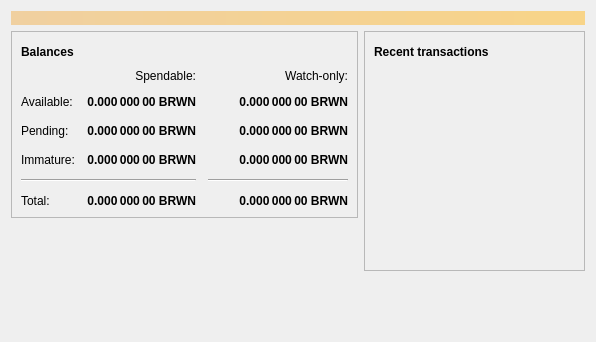
<?xml version="1.0" encoding="UTF-8"?>
<ui version="4.0">
 <class>OverviewPage</class>
 <widget class="QWidget" name="OverviewPage">
  <property name="geometry">
   <rect>
    <x>0</x>
    <y>0</y>
    <width>596</width>
    <height>342</height>
   </rect>
  </property>
  <property name="windowTitle">
   <string>Form</string>
  </property>
  <layout class="QVBoxLayout" name="topLayout">
   <item>
    <widget class="QLabel" name="labelAlerts">
     <property name="visible">
      <bool>false</bool>
     </property>
     <property name="styleSheet">
      <string notr="true">QLabel { background-color: qlineargradient(x1: 0, y1: 0, x2: 1, y2: 0, stop:0 #F0D0A0, stop:1 #F8D488); color:#000000; }</string>
     </property>
     <property name="wordWrap">
      <bool>true</bool>
     </property>
     <property name="margin">
      <number>3</number>
     </property>
     <property name="textInteractionFlags">
      <set>Qt::TextSelectableByMouse</set>
     </property>
    </widget>
   </item>
   <item>
    <layout class="QHBoxLayout" name="horizontalLayout" stretch="1,1">
     <item>
      <layout class="QVBoxLayout" name="verticalLayout_2">
       <item>
        <widget class="QFrame" name="frame">
         <property name="frameShape">
          <enum>QFrame::StyledPanel</enum>
         </property>
         <property name="frameShadow">
          <enum>QFrame::Raised</enum>
         </property>
         <layout class="QVBoxLayout" name="verticalLayout_4">
          <item>
           <layout class="QHBoxLayout" name="horizontalLayout_4">
            <item>
             <widget class="QLabel" name="label_5">
              <property name="font">
               <font>
                <weight>75</weight>
                <bold>true</bold>
               </font>
              </property>
              <property name="text">
               <string>Balances</string>
              </property>
             </widget>
            </item>
            <item>
             <widget class="QPushButton" name="labelWalletStatus">
              <property name="enabled">
               <bool>true</bool>
              </property>
              <property name="maximumSize">
               <size>
                <width>30</width>
                <height>16777215</height>
               </size>
              </property>
              <property name="toolTip">
               <string>The displayed information may be out of date. Your wallet automatically synchronizes with the Browncoin network after a connection is established, but this process has not completed yet.</string>
              </property>
              <property name="text">
               <string/>
              </property>
              <property name="icon">
               <iconset resource="../bitcoin.qrc">
                <normaloff>:/icons/warning</normaloff>
                <disabledoff>:/icons/warning</disabledoff>:/icons/warning</iconset>
              </property>
              <property name="iconSize">
               <size>
                <width>24</width>
                <height>24</height>
               </size>
              </property>
              <property name="flat">
               <bool>true</bool>
              </property>
             </widget>
            </item>
            <item>
             <spacer name="horizontalSpacer_3">
              <property name="orientation">
               <enum>Qt::Horizontal</enum>
              </property>
              <property name="sizeHint" stdset="0">
               <size>
                <width>40</width>
                <height>20</height>
               </size>
              </property>
             </spacer>
            </item>
           </layout>
          </item>
          <item>
           <layout class="QGridLayout" name="gridLayout">
            <property name="spacing">
             <number>12</number>
            </property>
            <item row="2" column="2">
             <widget class="QLabel" name="labelWatchPending">
              <property name="font">
               <font>
                <weight>75</weight>
                <bold>true</bold>
               </font>
              </property>
              <property name="cursor">
               <cursorShape>IBeamCursor</cursorShape>
              </property>
              <property name="toolTip">
               <string>Unconfirmed transactions to watch-only addresses</string>
              </property>
              <property name="text">
               <string notr="true">0.000 000 00 BRWN</string>
              </property>
              <property name="alignment">
               <set>Qt::AlignRight|Qt::AlignTrailing|Qt::AlignVCenter</set>
              </property>
              <property name="textInteractionFlags">
               <set>Qt::LinksAccessibleByMouse|Qt::TextSelectableByKeyboard|Qt::TextSelectableByMouse</set>
              </property>
             </widget>
            </item>
            <item row="2" column="1">
             <widget class="QLabel" name="labelUnconfirmed">
              <property name="font">
               <font>
                <weight>75</weight>
                <bold>true</bold>
               </font>
              </property>
              <property name="cursor">
               <cursorShape>IBeamCursor</cursorShape>
              </property>
              <property name="toolTip">
               <string>Total of transactions that have yet to be confirmed, and do not yet count toward the spendable balance</string>
              </property>
              <property name="text">
               <string notr="true">0.000 000 00 BRWN</string>
              </property>
              <property name="alignment">
               <set>Qt::AlignRight|Qt::AlignTrailing|Qt::AlignVCenter</set>
              </property>
              <property name="textInteractionFlags">
               <set>Qt::LinksAccessibleByMouse|Qt::TextSelectableByKeyboard|Qt::TextSelectableByMouse</set>
              </property>
             </widget>
            </item>
            <item row="3" column="2">
             <widget class="QLabel" name="labelWatchImmature">
              <property name="font">
               <font>
                <weight>75</weight>
                <bold>true</bold>
               </font>
              </property>
              <property name="cursor">
               <cursorShape>IBeamCursor</cursorShape>
              </property>
              <property name="toolTip">
               <string>Mined balance in watch-only addresses that has not yet matured</string>
              </property>
              <property name="text">
               <string notr="true">0.000 000 00 BRWN</string>
              </property>
              <property name="alignment">
               <set>Qt::AlignRight|Qt::AlignTrailing|Qt::AlignVCenter</set>
              </property>
              <property name="textInteractionFlags">
               <set>Qt::LinksAccessibleByMouse|Qt::TextSelectableByKeyboard|Qt::TextSelectableByMouse</set>
              </property>
             </widget>
            </item>
            <item row="4" column="0" colspan="2">
             <widget class="Line" name="line">
              <property name="orientation">
               <enum>Qt::Horizontal</enum>
              </property>
             </widget>
            </item>
            <item row="4" column="2">
             <widget class="Line" name="lineWatchBalance">
              <property name="sizePolicy">
               <sizepolicy hsizetype="Preferred" vsizetype="Fixed">
                <horstretch>0</horstretch>
                <verstretch>0</verstretch>
               </sizepolicy>
              </property>
              <property name="minimumSize">
               <size>
                <width>140</width>
                <height>0</height>
               </size>
              </property>
              <property name="orientation">
               <enum>Qt::Horizontal</enum>
              </property>
             </widget>
            </item>
            <item row="5" column="0">
             <widget class="QLabel" name="labelTotalText">
              <property name="text">
               <string>Total:</string>
              </property>
             </widget>
            </item>
            <item row="3" column="1">
             <widget class="QLabel" name="labelImmature">
              <property name="font">
               <font>
                <weight>75</weight>
                <bold>true</bold>
               </font>
              </property>
              <property name="cursor">
               <cursorShape>IBeamCursor</cursorShape>
              </property>
              <property name="toolTip">
               <string>Mined balance that has not yet matured</string>
              </property>
              <property name="text">
               <string notr="true">0.000 000 00 BRWN</string>
              </property>
              <property name="alignment">
               <set>Qt::AlignRight|Qt::AlignTrailing|Qt::AlignVCenter</set>
              </property>
              <property name="textInteractionFlags">
               <set>Qt::LinksAccessibleByMouse|Qt::TextSelectableByKeyboard|Qt::TextSelectableByMouse</set>
              </property>
             </widget>
            </item>
            <item row="2" column="3">
             <spacer name="horizontalSpacer_2">
              <property name="orientation">
               <enum>Qt::Horizontal</enum>
              </property>
              <property name="sizeHint" stdset="0">
               <size>
                <width>40</width>
                <height>20</height>
               </size>
              </property>
             </spacer>
            </item>
            <item row="3" column="0">
             <widget class="QLabel" name="labelImmatureText">
              <property name="text">
               <string>Immature:</string>
              </property>
             </widget>
            </item>
            <item row="5" column="1">
             <widget class="QLabel" name="labelTotal">
              <property name="font">
               <font>
                <weight>75</weight>
                <bold>true</bold>
               </font>
              </property>
              <property name="cursor">
               <cursorShape>IBeamCursor</cursorShape>
              </property>
              <property name="toolTip">
               <string>Your current total balance</string>
              </property>
              <property name="text">
               <string notr="true">0.000 000 00 BRWN</string>
              </property>
              <property name="alignment">
               <set>Qt::AlignRight|Qt::AlignTrailing|Qt::AlignVCenter</set>
              </property>
              <property name="textInteractionFlags">
               <set>Qt::LinksAccessibleByMouse|Qt::TextSelectableByKeyboard|Qt::TextSelectableByMouse</set>
              </property>
             </widget>
            </item>
            <item row="5" column="2">
             <widget class="QLabel" name="labelWatchTotal">
              <property name="font">
               <font>
                <weight>75</weight>
                <bold>true</bold>
               </font>
              </property>
              <property name="cursor">
               <cursorShape>IBeamCursor</cursorShape>
              </property>
              <property name="toolTip">
               <string>Current total balance in watch-only addresses</string>
              </property>
              <property name="text">
               <string notr="true">0.000 000 00 BRWN</string>
              </property>
              <property name="alignment">
               <set>Qt::AlignRight|Qt::AlignTrailing|Qt::AlignVCenter</set>
              </property>
              <property name="textInteractionFlags">
               <set>Qt::LinksAccessibleByMouse|Qt::TextSelectableByKeyboard|Qt::TextSelectableByMouse</set>
              </property>
             </widget>
            </item>
            <item row="0" column="2">
             <widget class="QLabel" name="labelWatchonly">
              <property name="text">
               <string>Watch-only:</string>
              </property>
              <property name="alignment">
               <set>Qt::AlignRight|Qt::AlignTrailing|Qt::AlignVCenter</set>
              </property>
             </widget>
            </item>
            <item row="1" column="0">
             <widget class="QLabel" name="labelBalanceText">
              <property name="text">
               <string>Available:</string>
              </property>
             </widget>
            </item>
            <item row="1" column="1">
             <widget class="QLabel" name="labelBalance">
              <property name="font">
               <font>
                <weight>75</weight>
                <bold>true</bold>
               </font>
              </property>
              <property name="cursor">
               <cursorShape>IBeamCursor</cursorShape>
              </property>
              <property name="toolTip">
               <string>Your current spendable balance</string>
              </property>
              <property name="text">
               <string notr="true">0.000 000 00 BRWN</string>
              </property>
              <property name="alignment">
               <set>Qt::AlignRight|Qt::AlignTrailing|Qt::AlignVCenter</set>
              </property>
              <property name="textInteractionFlags">
               <set>Qt::LinksAccessibleByMouse|Qt::TextSelectableByKeyboard|Qt::TextSelectableByMouse</set>
              </property>
             </widget>
            </item>
            <item row="1" column="2">
             <widget class="QLabel" name="labelWatchAvailable">
              <property name="font">
               <font>
                <weight>75</weight>
                <bold>true</bold>
               </font>
              </property>
              <property name="cursor">
               <cursorShape>IBeamCursor</cursorShape>
              </property>
              <property name="toolTip">
               <string>Your current balance in watch-only addresses</string>
              </property>
              <property name="text">
               <string notr="true">0.000 000 00 BRWN</string>
              </property>
              <property name="alignment">
               <set>Qt::AlignRight|Qt::AlignTrailing|Qt::AlignVCenter</set>
              </property>
              <property name="textInteractionFlags">
               <set>Qt::LinksAccessibleByMouse|Qt::TextSelectableByKeyboard|Qt::TextSelectableByMouse</set>
              </property>
             </widget>
            </item>
            <item row="2" column="0">
             <widget class="QLabel" name="labelPendingText">
              <property name="text">
               <string>Pending:</string>
              </property>
             </widget>
            </item>
            <item row="0" column="1">
             <widget class="QLabel" name="labelSpendable">
              <property name="text">
               <string>Spendable:</string>
              </property>
              <property name="alignment">
               <set>Qt::AlignRight|Qt::AlignTrailing|Qt::AlignVCenter</set>
              </property>
             </widget>
            </item>
           </layout>
          </item>
         </layout>
        </widget>
       </item>
       <item>
        <spacer name="verticalSpacer">
         <property name="orientation">
          <enum>Qt::Vertical</enum>
         </property>
         <property name="sizeHint" stdset="0">
          <size>
           <width>20</width>
           <height>40</height>
          </size>
         </property>
        </spacer>
       </item>
      </layout>
     </item>
     <item>
      <layout class="QVBoxLayout" name="verticalLayout_3">
       <item>
        <widget class="QFrame" name="frame_2">
         <property name="frameShape">
          <enum>QFrame::StyledPanel</enum>
         </property>
         <property name="frameShadow">
          <enum>QFrame::Raised</enum>
         </property>
         <layout class="QVBoxLayout" name="verticalLayout">
          <item>
           <layout class="QHBoxLayout" name="horizontalLayout_2">
            <item>
             <widget class="QLabel" name="label_4">
              <property name="font">
               <font>
                <weight>75</weight>
                <bold>true</bold>
               </font>
              </property>
              <property name="text">
               <string>Recent transactions</string>
              </property>
             </widget>
            </item>
            <item>
             <widget class="QPushButton" name="labelTransactionsStatus">
              <property name="enabled">
               <bool>true</bool>
              </property>
              <property name="maximumSize">
               <size>
                <width>30</width>
                <height>16777215</height>
               </size>
              </property>
              <property name="toolTip">
               <string>The displayed information may be out of date. Your wallet automatically synchronizes with the Browncoin network after a connection is established, but this process has not completed yet.</string>
              </property>
              <property name="text">
               <string/>
              </property>
              <property name="icon">
               <iconset resource="../bitcoin.qrc">
                <normaloff>:/icons/warning</normaloff>
                <disabledoff>:/icons/warning</disabledoff>:/icons/warning</iconset>
              </property>
              <property name="iconSize">
               <size>
                <width>24</width>
                <height>24</height>
               </size>
              </property>
              <property name="flat">
               <bool>true</bool>
              </property>
             </widget>
            </item>
            <item>
             <spacer name="horizontalSpacer">
              <property name="orientation">
               <enum>Qt::Horizontal</enum>
              </property>
              <property name="sizeHint" stdset="0">
               <size>
                <width>40</width>
                <height>20</height>
               </size>
              </property>
             </spacer>
            </item>
           </layout>
          </item>
          <item>
           <widget class="QListView" name="listTransactions">
            <property name="styleSheet">
             <string notr="true">QListView { background: transparent; }</string>
            </property>
            <property name="frameShape">
             <enum>QFrame::NoFrame</enum>
            </property>
            <property name="verticalScrollBarPolicy">
             <enum>Qt::ScrollBarAlwaysOff</enum>
            </property>
            <property name="horizontalScrollBarPolicy">
             <enum>Qt::ScrollBarAlwaysOff</enum>
            </property>
            <property name="selectionMode">
             <enum>QAbstractItemView::NoSelection</enum>
            </property>
           </widget>
          </item>
         </layout>
        </widget>
       </item>
       <item>
        <spacer name="verticalSpacer_2">
         <property name="orientation">
          <enum>Qt::Vertical</enum>
         </property>
         <property name="sizeHint" stdset="0">
          <size>
           <width>20</width>
           <height>40</height>
          </size>
         </property>
        </spacer>
       </item>
      </layout>
     </item>
    </layout>
   </item>
  </layout>
 </widget>
 <resources/>
 <connections/>
</ui>
